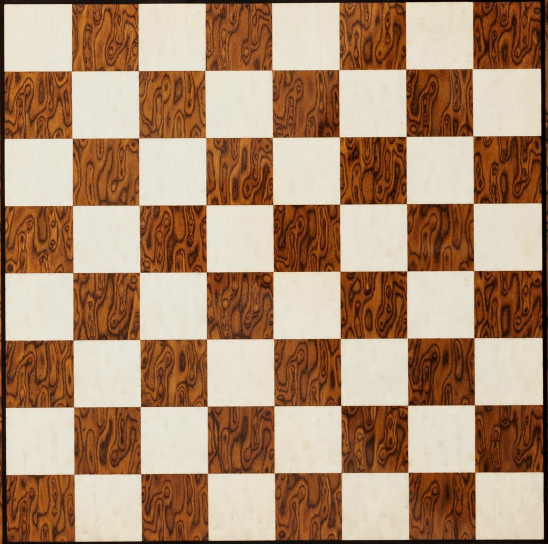
#> input picture Computer_Vision/board_detection/test/J5wZn.jpg, 1096 x 1088 px, found by its file name (shown at 1/2 size)
$ python find_chessboard_2.py ../board_detection/test/J5wZn.jpg
#> lines starting #> are read from the running program, lines starting #| are printed output that depends on the picture; after the words box and inside, x2 and y2 are one past the last pixel; in counts of white or black regions, pixels touching at a corner belong together
# int main(int argc, char** argv)
# {
#     // Reading the images
#     cv::Mat img = cv::imread("chessboard_2.jpg", cv::IMREAD_GRAYSCALE);
#     cv::Mat img_rgb = cv::imread("chessboard_2.jpg", cv::IMREAD_COLOR);
#     cv::Mat bilateral_filtered_image;
#
#     // Applying a bilateral filter to smooth the image
#     cv::bilateralFilter(img, bilateral_filtered_image, 5, 75, 75);
#     cv::namedWindow("Bilateral Filter", cv::WINDOW_NORMAL);
#     cv::imshow("Bilateral Filter", bilateral_filtered_image);
#     cv::waitKey(0);
#
#     // Find corner points using goodFeaturestoTrack with appropriate parameters
#     std::vector<cv::Point2f> corners;
#     cv::goodFeaturesToTrack(bilateral_filtered_image, corners, 200, 0.01, 120);
#     std::cout << corners.size() << std::endl;
#
#     // Draw all corners on the original image and show the image
#     for (size_t i = 0; i < corners.size(); ++i) {
#         cv::circle(img_rgb, cv::Point2f(corners[i].x, corners[i].y), 7, (0,0,255), 3);
#     }
#     cv::namedWindow("Corners", cv::WINDOW_NORMAL);
#     cv::imshow("Corners", img_rgb);
#     cv::waitKey(0);
# }


# convert above code to python
import cv2 as cv
import numpy as np

# img = cv.imread("./test/aaaaa.jpg", cv.IMREAD_GRAYSCALE)
# img_rgb = cv.imread("./test/aaaaa.jpg", cv.IMREAD_COLOR)
# bilateral_filtered_image = cv.bilateralFilter(img, 5, 75, 75)
# cv.namedWindow("Bilateral Filter", cv.WINDOW_NORMAL)
# cv.imshow("Bilateral Filter", bilateral_filtered_image)
# cv.waitKey(0)
# corners = cv.goodFeaturesToTrack(bilateral_filtered_image, 200, 0.01, 120)
# print(corners.size)
# # print(corners[0][0][1])
# for i in range(int(corners.size/2)):
#     cv.circle(img_rgb, (int(corners[i][0][0]), int(corners[i][0][1])), 7, (0, 0, 255), 3)
#
# cv.namedWindow("Corners", cv.WINDOW_NORMAL)
# cv.imshow("Corners", img_rgb)
# cv.waitKey(0)

# import cv2
# import numpy as np
#
# # Charger l'image du plateau d'échecs
# img = cv2.imread('./test/J5wZn.jpg')
#
# # Convertir l'image en niveaux de gris
# gray = cv2.cvtColor(img, cv2.COLOR_BGR2GRAY)
#
# # Appliquer un seuillage pour mettre en évidence les contours des cases
# thresh = cv2.threshold(gray, 240, 255, cv2.THRESH_BINARY)[1]
#
# # Trouver les contours des cases sur le plateau
# contours = cv2.findContours(thresh, cv2.RETR_EXTERNAL, cv2.CHAIN_APPROX_SIMPLE)
# contours = contours[0] if len(contours) == 2 else contours[1]
#
# # Définir la taille des images de chaque case
# tile_size = (200, 200)
#
# # Pour chaque contour trouvé, générer une image de la case correspondante
# for contour in contours:
#     # Calculer les coordonnées du rectangle entourant la case
#     x, y, w, h = cv2.boundingRect(contour)
#
#     # Extraire l'image de la case du plateau d'échecs
#     tile = img[y:y+h, x:x+w]
#
#     # Redimensionner l'image de la case à la taille souhaitée
#     tile = cv2.resize(tile, tile_size)
#
#     # Enregistrer l'image de la case dans un fichier
#     cv2.imwrite('tile_{}.jpg'.format(x + y), tile)
#     print("aX")


import cv2

import numpy as np

# Charger l'image du plateau d'échecs
img = cv2.imread('./test/J5wZn.jpg') #TODO 14/12/2022
#> img is the input picture: shape (1088, 1096, 3); mean B, G, R 112.7, 139.2, 172.3

# Convertir l'image en niveaux de gris
gray = cv2.cvtColor(img, cv2.COLOR_BGR2GRAY)
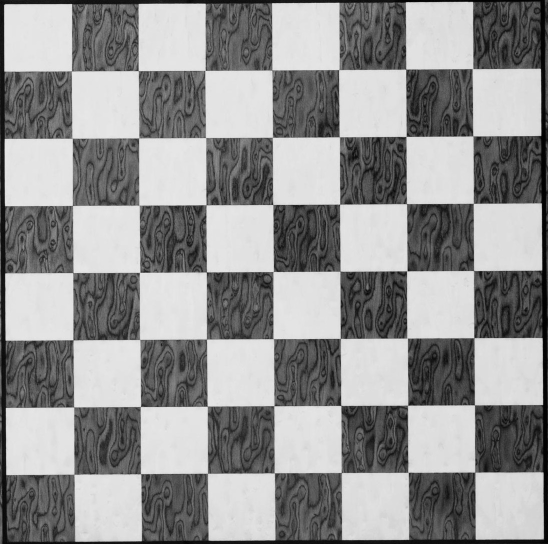
#> gray: shape (1088, 1096) (shown at 1/2 size); min 0, max 237, mean 146

# Appliquer un filtre gaussien pour éliminer le bruit
gray = cv2.GaussianBlur(gray, (5, 5), 0)

# Appliquer un seuillage adaptatif pour mettre en évidence les contours des cases
thresh = cv2.adaptiveThreshold(gray, 255, cv2.ADAPTIVE_THRESH_MEAN_C, cv2.THRESH_BINARY, 11, 2)
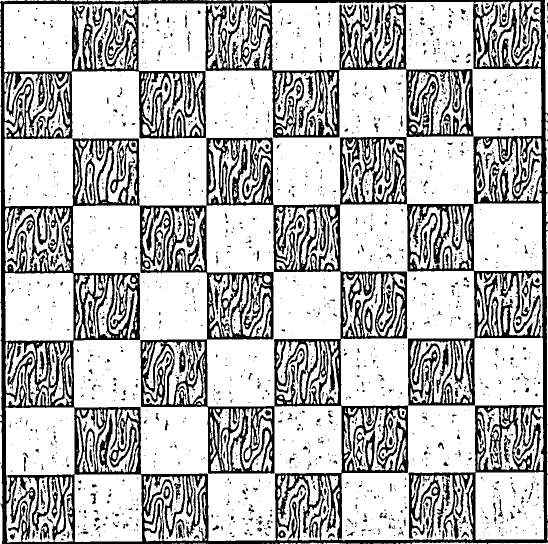
#> thresh: shape (1088, 1096) (shown at 1/2 size); 73.3% white; 1857 black regions (1482 under 20 px)

# Trouver les contours des cases sur le plateau
contours = cv2.findContours(thresh, cv2.RETR_EXTERNAL, cv2.CHAIN_APPROX_SIMPLE)
#> contours = 680 contours, 271 with area under 20; largest, box (x1, y1, x2, y2) and area: (9, 3, 1085, 1082) 413416, (678, 408, 1087, 1081) 115605, (11, 815, 149, 952) 18164, (8, 8, 145, 144) 18110, (10, 546, 147, 683) 18105
contours = contours[0] if len(contours) == 2 else contours[1]

# Définir la taille des images de chaque case
tile_size = (200, 200)

# Pour chaque contour trouvé, générer une image de la case correspondante
for contour in contours:
    # Calculer les coordonnées du rectangle entourant la case
    x, y, w, h = cv2.boundingRect(contour)

    # Extraire l'image de la case du plateau d'échecs
    tile = img[y:y+h, x:x+w]

    # Redimensionner l'image de la case à la taille souhaitée
    tile = cv2.resize(tile, tile_size)

    # Enregistrer l'image de la case dans un fichier
    cv2.imwrite('tile_{}.jpg'.format(x + y), tile)
#> this loop made 680 passes
#> (x, y, w, h) on passes 20, 22, 23: (800, 1086, 21, 2), (560, 1086, 32, 2), (976, 1085, 120, 3)
#> pass 1, `tile = cv2.resize(tile, tile_size)`:
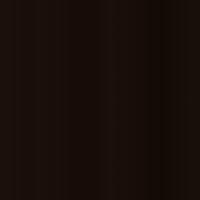
#> tile: shape (200, 200, 3); mean of channels 0, 1, 2 8.6, 13.4, 23.9; drawn as B, G, R
